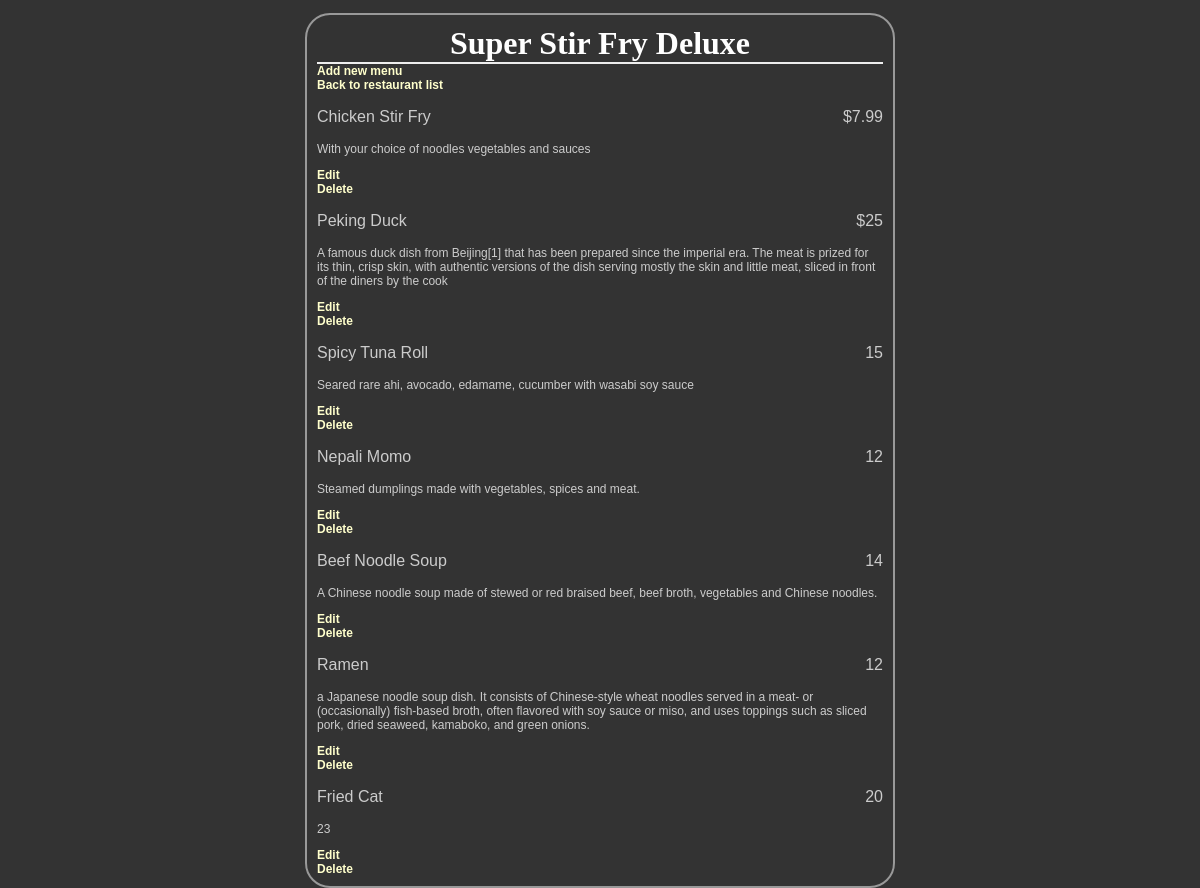
Screenshot of /restaurant/13/menu with the database file from the repository.
### database_setup.py (models this page shows, shortened)
class Restaurant(Base):
    __tablename__ = 'restaurant'
    name = Column(String(80), nullable = False)
    id = Column(Integer, primary_key = True)

class MenuItem(Base):
    __tablename__ = 'menu_item'
    name = Column(String(80),nullable = False)
    id = Column(Integer, primary_key = True)
    course = Column(String(80))
    description = Column(String(250))
    price = Column(String(8))
    restaurant_id = Column(Integer, ForeignKey('restaurant.id'))
    restaurant = relationship(Restaurant)

### finalproject.py (the view)
@app.route('/restaurant/<int:restaurant_id>/menu')
def restaurantMenu(restaurant_id):
    restaurant = session.query(Restaurant).filter_by(id = restaurant_id).one()
    items = session.query(MenuItem).filter_by(restaurant_id = restaurant.id)
    return render_template('menu.html',restaurant = restaurant, items = items)

### templates/menu.html (shortened to what this page needs)
<html>
  <head>
    <link rel=stylesheet type=text/css href ="{{url_for('static',filename='styles.css')}}" />
  </head>
  <body>
    <div class='pane'>
      <div class='header'>
        <h1 >{{restaurant.name}}</h1>
      </div>
  <a href="{{url_for('newMenuItem',restaurant_id = restaurant.id) }}" >Add new menu</a><br />
  <a href ="{{url_for('restaurantList')}}" >Back to restaurant list</a>
  {% for item in items %}
  <div class='nameAndPrice'>
    <span class='name'><p >{{item.name}}</p></span>
    <span class='price'><p > {{item.price}} </p></span>
  </div>
  <div class='description'>
    <p >{{item.description}}</p>
  </div>
  <div class='editdeletepane'>
    <a href='{{url_for('editMenuItem',restaurant_id = restaurant.id, menu_id = item.id)}}'> Edit </a>
    <a href='{{url_for('deleteMenuItem',restaurant_id = restaurant.id, menu_id = item.id)}}'> Delete </a>
  </div>
  {% endfor %}
  </div>
  </body>
</html>

### static/styles.css (style rules this page uses)
body { font-family: sans-serif; background-color: #333333 }
h1, h2, h3, h4 { color: #ffffff; }
h1, h2 { font-family: 'georgia', serif; margin: 0; }
h1 { border-bottom: 2px solid #eee; }
p, dd, dt { color: #cccccc; }
a { font-weight: bold; text-decoration: none; color: #ffffcc; font-size: .75em; }
.pane { position: absolute; left: 25%; right: 25%; border: 2px solid; border-radius: 25px; padding: 10px; margin: 5px; border-color: #999999; background-color: #333333 }
.header { left: 50%; text-align: center; }
.name { width: 50%; display: inline-block; float: left; }
.description { font-size: .75em; }
.nameAndPrice { color: inherit; }
.price { text-align: right; width: 50%; float: right; }

### rows the page displays
Restaurant: name "Super Stir Fry Deluxe"
MenuItem: name "Chicken Stir Fry", price "$7.99", description "With your choice of noodles vegetables and sauces"
MenuItem: name "Peking Duck", price "$25", description "A famous duck dish from Beijing[1] that has been prepared since the imperial era. The meat is prized for its thin, crisp skin, with authentic versions of the dish serving mostly the skin and little meat, sliced in front of the diners by the cook"
MenuItem: name "Spicy Tuna Roll", price "15", description "Seared rare ahi, avocado, edamame, cucumber with wasabi soy sauce"
MenuItem: name "Nepali Momo", price "12", description "Steamed dumplings made with vegetables, spices and meat."
MenuItem: name "Beef Noodle Soup", price "14", description "A Chinese noodle soup made of stewed or red braised beef, beef broth, vegetables and Chinese noodles."
MenuItem: name "Ramen", price "12", description "a Japanese noodle soup dish. It consists of Chinese-style wheat noodles served in a meat- or (occasionally) fish-based broth, often flavored with soy sauce or miso, and uses toppings such as sliced pork, dried seaweed, kamaboko, and green onions."
MenuItem: name "Fried Cat", price "20", description "23"
